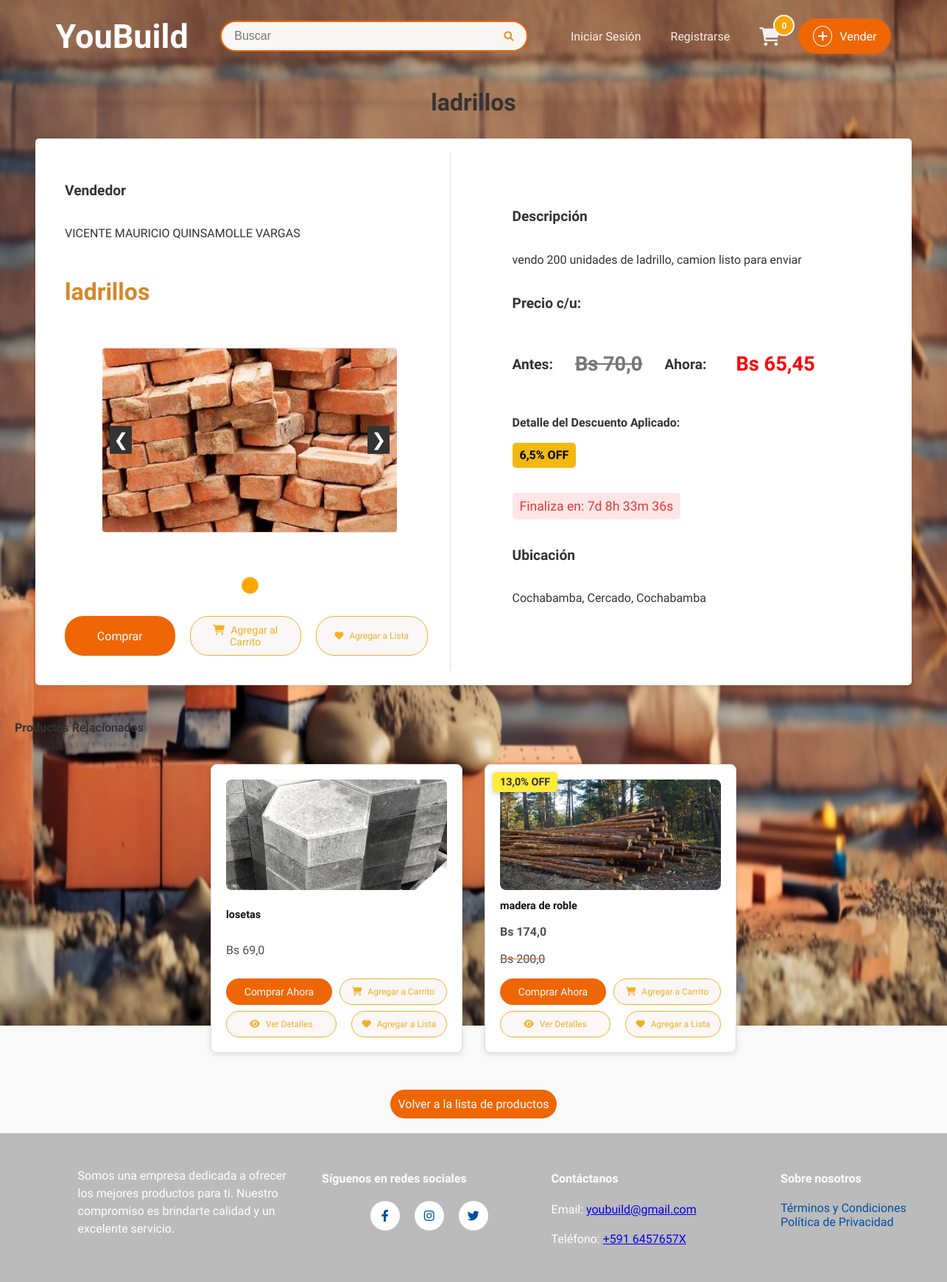
/producto/2/, run on the app's committed database.
### sistema/models.py (models this page shows, shortened)
class ProductoDb(models.Model):
    ESTADO_CHOICES = [
        ('disponible', 'Disponible'),
        ('promocion', 'En Promoción'),
        ('vendido', 'Vendido'),
    ]
    nombre = models.CharField(max_length=50, verbose_name="Nombre")
    detalle = models.TextField(max_length=500, verbose_name="Detalle")
    precio = models.FloatField(verbose_name="Precio", validators=[MinValueValidator(0.0), MaxValueValidator(99999.9)])
    descuento = models.FloatField(default=0.0, validators=[MinValueValidator(0.0), MaxValueValidator(100.0)], verbose_name="Descuento (%)")
    estado = models.CharField(max_length=10, choices=ESTADO_CHOICES, default='disponible', verbose_name="Estado del Producto")
    fecha_inicio_promocion = models.DateTimeField(null=True, blank=True, verbose_name="Inicio de Promoción")
    fecha_fin_promocion = models.DateTimeField(null=True, blank=True, verbose_name="Fin de Promoción")
    disponible = models.BooleanField(default=True, verbose_name="Disponible para la venta")  # Para activar o desactivar el producto manualmente
    categoria_fk = models.ForeignKey(CategoriaDb, on_delete=models.CASCADE, null=True, blank=True)
    usuario_fk = models.ForeignKey(UsuarioDB, on_delete=models.CASCADE, null=True, blank=True)
    municipio_fk = models.ForeignKey(MunicipioDB, on_delete=models.CASCADE, null=True, blank=True, verbose_name="Municipio")
    direccion_1 = models.CharField(max_length=255, verbose_name="Dirección 1", null=True, blank=True)
    visitas = models.PositiveIntegerField(default=0, verbose_name="Visitas")
    cantidad = models.IntegerField(default=1)
    class Meta:
        db_table = "productos"
        verbose_name = "Producto"
        verbose_name_plural = "Productos"
    def precio_final(self):
        if self.esta_en_promocion():
            return self.precio * (1 - self.descuento / 100)
        return self.precio
    def esta_en_promocion(self):
        ahora = timezone.now()
        return (
            self.estado == 'promocion' and
            self.fecha_inicio_promocion and
            self.fecha_fin_promocion and
            self.fecha_inicio_promocion <= ahora <= self.fecha_fin_promocion
        )
    def tiempo_restante_promocion(self):
        ahora = timezone.now()
        if self.esta_en_promocion() and self.fecha_fin_promocion:
           delta = self.fecha_fin_promocion - ahora
           return int(delta.total_seconds())
        return 0

class UsuarioDB(models.Model):
    user = models.OneToOneField(User, on_delete=models.CASCADE)
    nombre_completo = models.CharField(max_length=50, verbose_name="Nombre completo", null=True)
    municipio_fk = models.ForeignKey('MunicipioDB', on_delete=models.CASCADE, null=True, blank=True)
    direccion_1 = models.CharField(max_length=255, verbose_name="Dirección", null=True)
    telefono = models.CharField(
        max_length=15, verbose_name="Número de celular",
        validators=[RegexValidator(regex=r'^\+?1?\d{9,15}$', message="El número debe estar en el formato: '+59199999999'. Hasta 15 dígitos.")]
    )
    imagen_perfil = models.ImageField(upload_to='perfil/', null=True, blank=True, default='perfil/perfil.png',verbose_name="Foto de perfil")
    qr_imagen = models.ImageField(upload_to='qr/', null=True, blank=True, verbose_name="Código QR")
    intentos_fallidos_password = models.IntegerField(default=0)
    bloqueo_password_hasta = models.DateTimeField(null=True, blank=True)
    class Meta:
        verbose_name = "Perfil de Usuario"
        verbose_name_plural = "Perfiles de Usuarios"

class ImagenProductoDB(models.Model):
    producto_fk = models.ForeignKey(ProductoDb, on_delete=models.CASCADE, related_name="imagenes")
    imagen = models.ImageField(upload_to="productos", null=True)
    class Meta:
        verbose_name = "Imagen"
        verbose_name_plural = "Imágenes"

class MunicipioDB(models.Model):
    nombre = models.CharField(max_length=60, verbose_name="Nombre del municipio")
    provincia_fk = models.ForeignKey(ProvinciaDB, on_delete=models.CASCADE, null=True, blank=True)
    class Meta:
        verbose_name = "Municipio"
        verbose_name_plural = "Municipios"
    def __str__(self):
        return self.nombre

class ProvinciaDB(models.Model):
    nombre = models.CharField(max_length=60, verbose_name="Nombre de la provincia")
    departamento_fk = models.ForeignKey(DepartamentoDB, on_delete=models.CASCADE, null=True, blank=True)
    class Meta:
        verbose_name = "Provincia"
        verbose_name_plural = "Provincias"

class DepartamentoDB(models.Model):
    nombre = models.CharField(max_length=60, verbose_name="Nombre del departamento")
    class Meta:
        verbose_name = "Departamento"
        verbose_name_plural = "Departamentos"
    def __str__(self):
        return self.nombre

### sistema/views.py (the view)
# urls.py: path('producto/<int:id>/', producto_view, name='detalle_producto'),
def producto_view(request, id):
    producto = get_object_or_404(ProductoDb, id=id)
    producto.visitas += 1
    producto.save()
    productoRel = ProductoDb.objects.filter(
        categoria_fk=producto.categoria_fk
    ).exclude(id=producto.id).select_related('categoria_fk').prefetch_related('imagenes')[:6]
    precio_final = producto.precio_final()
    descuento_aplicado = producto.descuento if producto.esta_en_promocion() else 0
    tiempo_restante = producto.tiempo_restante_promocion()  # Tiempo restante en segundos
    productos_relacionados = ProductoDb.objects.filter(
        categoria_fk=producto.categoria_fk, disponible=True
    ).exclude(id=producto.id)[:4]  # Mostrar hasta 4 productos
    favoritos_ids = []
    if request.user.is_authenticated:
        favoritos_ids = ListaFavoritosDB.objects.filter(usuario=request.user.usuariodb).values_list('producto_id', flat=True)
    template = 'layoutReg.html' if request.user.is_authenticated else 'layout.html'
    return render(request, "detalle_producto.html", {
        "producto": producto,
        "precio_final": precio_final,
        "descuento_aplicado": descuento_aplicado,
        "tiempo_restante": tiempo_restante,  # Tiempo en segundos para el frontend
        "template": template,
        "favoritos_ids": favoritos_ids,
        "productos_relacionados": productos_relacionados,  # Pasar productos relacionados al template
    })

### sistema/templates/detalle_producto.html (shortened to what this page needs)
<!DOCTYPE html>
{% extends template %}
{% load static %}
{% block extra_styles %}
<link rel="stylesheet" href="{% static 'detalleProd.css' %}" />
<link rel="stylesheet" href="{% static 'promocion.css' %}">
<link rel="stylesheet" href="{% static 'prodRelacionados.css' %}">
<link rel="stylesheet" href="https://cdnjs.cloudflare.com/ajax/libs/font-awesome/6.0.0-beta3/css/all.min.css" />
{% endblock %}
{% block content %}
<div class="titulo">
    <h1> {{ producto.nombre }} </h1>
</div>
<div class="flex-container">
    <div class="column column-left flex-column">
        <h3>Vendedor</h3>
        <p>{{ producto.usuario_fk.nombre_completo }} </p>
        <h3 class="product-name">{{ producto.nombre }}</h3>
        <div class="carousel-productos-container">
            <button class="carousel-productos-button prev" onclick="changeSlide(-1)">&#10094;</button>
            <div class="carousel-productos">
                {% for imagen in producto.imagenes.all %}
                <div class="carousel-productos-item">
                    <img src="{{ imagen.imagen.url }}" alt="Imagen del producto" class="producto-imagen">
                </div>
                {% endfor %}
            </div>
            <button class="carousel-productos-button next" onclick="changeSlide(1)">&#10095;</button>
        </div>
        <div class="carousel-productos-dots">
            {% for imagen in producto.imagenes.all %}
            <span class="dot" onclick="currentSlide({{ forloop.counter0 }})"></span>
            {% endfor %}
        </div>
        <div class="botones button-row">
            <button class="btn" id="btn-comprar" onclick="comprar({{ producto.id }})">Comprar</button>
            <button class="btn add-to-view" id="btn-agregar-carrito" onclick="agregarAlCarrito({{ producto.id }})">
                <i class="fas fa-shopping-cart"></i> Agregar al Carrito
            </button>
            <button
                      class="btn add-to-view"
                      onclick="agregarAFavoritos({{ producto.id }})"
                      id="favorito-btn-{{ producto.id }}">
                      <i class="fas fa-heart"></i>
                      {% if producto.id in favoritos_ids %}
                          En Favoritos
                      {% else %}
                          Agregar a Lista
                      {% endif %}
                  </button>
        </div>
    </div>
    <div class="column column-right flex-column">
        <h3>Descripción</h3>
        <p>{{ producto.detalle }}</p>
        <h3>Precio c/u:</h3>
        {% if producto.esta_en_promocion %}
        <div class="precio-contenedor">
            <div class="subtitulo"><h3>Antes:</h3></div>
            <div class="valor"><p class="precio-original">Bs {{ producto.precio }}</p></div>
            <div class="subtitulo"><h3>Ahora:</h3></div>
            <div class="valor"><p class="precio-descuento">Bs {{ precio_final|floatformat:2 }}</p></div>
        </div>
        <p class="detalle-descuento">
            Detalle del Descuento Aplicado:
            <span class="badge-descuento">{{ descuento_aplicado }}% OFF</span>
        </p>
        <p id="contador" class="tiempo-restante">
            Finaliza en:
            <span id="time-remaining"></span>
        </p>
    {% else %}
        <p class="precio-sin-promocion">Bs {{ producto.precio }}</p>
    {% endif %}
        <h3>Ubicación</h3>
        <p>
            {{ producto.usuario_fk.municipio_fk.provincia_fk.departamento_fk }},
            {{ producto.usuario_fk.municipio_fk.provincia_fk.nombre }},
            {{ producto.usuario_fk.municipio_fk }}
        </p>
    </div>
</div>
<h2 class="products-title">Productos Relacionados</h2>
<div class="products-container">
    {% for producto in productos_relacionados %}
    <div class="product">
        {% if producto.estado == "promocion" %}
        <div class="discount-badge">{{ producto.descuento }}% OFF</div>
        {% endif %}
        <img src="{{ producto.imagenes.first.imagen.url }}" alt="{{ producto.nombre }}" />
        <h3>{{ producto.nombre }}</h3>
        {% if producto.estado == "promocion" %}
        <p class="discounted-price">Bs {{ producto.precio_final }}</p>
        <p class="original-price">Bs {{ producto.precio }}</p>
        {% else %}
        <p>Bs {{ producto.precio }}</p>
        {% endif %}
        <div class="buttons-container">
            <div class="button-row">
                <button class="btn buy-now" onclick="verDetalles({{ producto.id }})">Comprar Ahora</button>
                <button class="btn add-to-cart" onclick="agregarAlCarrito({{ producto.id }})">
                    <i class="fas fa-shopping-cart"></i> Agregar a Carrito
                </button>
            </div>
            <div class="button-row">
                <button class="btn add-to-view" onclick="verDetalles({{ producto.id }})">
                    <i class="fas fa-eye"></i> Ver Detalles
                </button>
                <button
                    class="btn add-to-list"
                    onclick="agregarAFavoritos({{ producto.id }})"
                    id="favorito-btn-{{ producto.id }}">
                    <i class="fas fa-heart"></i>
                    {% if producto.id in favoritos_ids %}
                    En Favoritos
                    {% else %}
                    Agregar a Lista
                    {% endif %}
                </button>
            </div>
        </div>
    </div>
    {% empty %}
    <div class="mi-no-results">
        <img src="{% static 'notFounded.png' %}" alt="No hay productos relacionados" width="125">
        <p>No se encontraron productos relacionados.</p>
    </div>
    {% endfor %}
</div>
<button class="btn volver-a-lista" style="max-width: fit-content;" onclick="volverALista()">Volver a la lista de
    productos</button>
</div>
{% endblock %}

### data on the page
ProductoDb: nombre "ladrillos", usuario_fk.nombre_completo "VICENTE MAURICIO QUINSAMOLLE VARGAS", detalle "vendo 200 unidades de ladrillo, camion listo para enviar", precio "70,0", descuento "6,5", usuario_fk.municipio_fk.provincia_fk.departamento_fk "Cochabamba", usuario_fk.municipio_fk.provincia_fk.nombre "Cercado", usuario_fk.municipio_fk "Cochabamba"
ImagenProductoDB: imagen (picture)
ProductoDb: imagenes.first.imagen (picture), nombre "losetas", precio "69,0", shows "Agregar a Lista"
ProductoDb: descuento "13,0", imagenes.first.imagen (picture), nombre "madera de roble", precio_final "174,0", precio "200,0", shows "Agregar a Lista"

### other printed values
{{ cart_count }} "0"
{{ precio_final|floatformat:2 }} "65,45"
